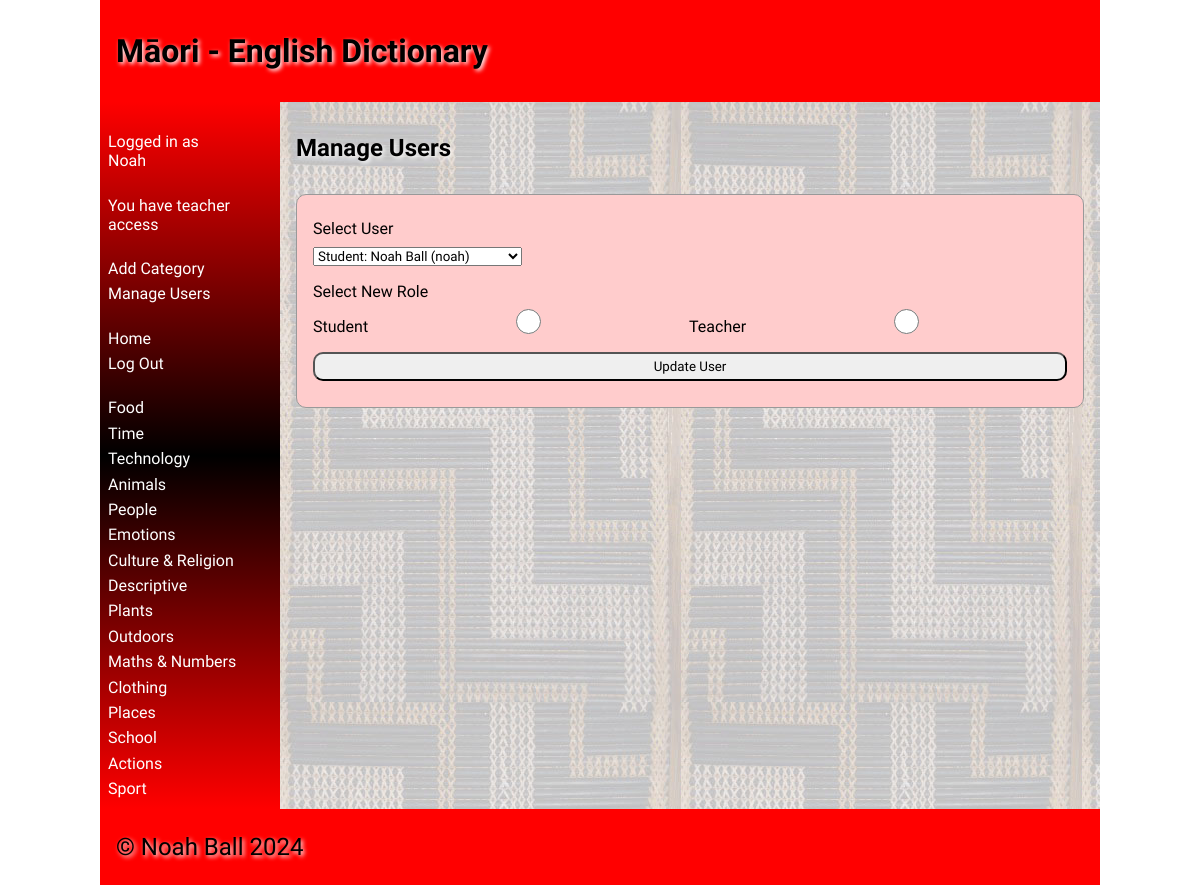
Page /manage-users (signed in) on the earlier database version.
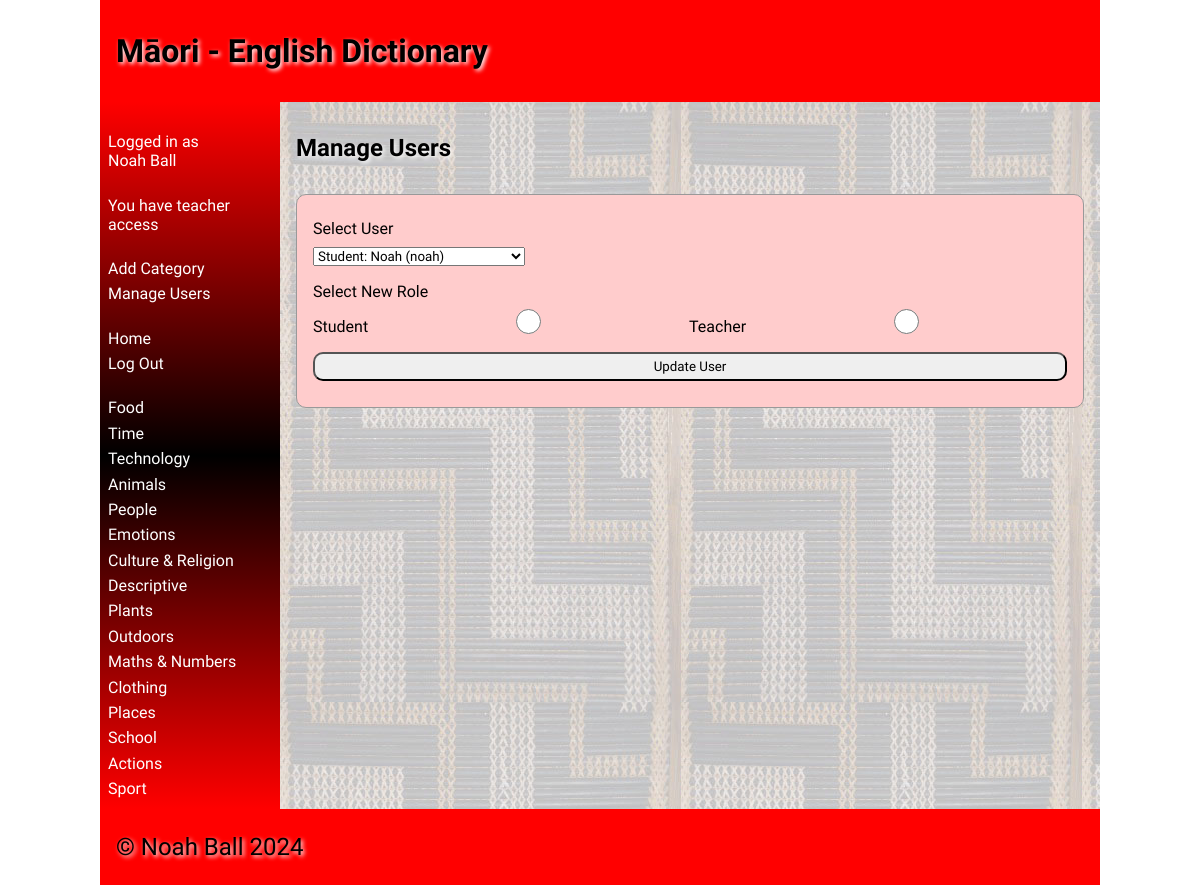
Same page on the later database version.
### tables this page shows
CREATE TABLE user
(
    id       integer
        constraint user_pk
            primary key autoincrement,
    name     varchar(30),
    username varchar(16),
    password varchar(64),
    type     integer
);

### routes/pages.py (the view, shortened to what this page needs)
def manage_users_page():
    if not helpers.user_authenticated():  # Check if the user is logged in
        return redirect('/login')  # If not, redirect to the login page
    if session['user_type'] != 2:  # Check if the user is a teacher
        return redirect('/?error=You+do+not+have+permission+to+manage+users.')  # If not, redirect to the home page with an error message
    users = db.run_query("SELECT id, name, username, type FROM user", (), True, False)
    for i in range(len(users)):
        if users[i][3] == 1:
            users[i] = users[i] + ("Student",)
        elif users[i][3] == 2:
            users[i] = users[i] + ("Teacher",)
        else:
            users[i] = users[i] + ("Unknown",)
    categories = helpers.get_categories()
    return render_template('manage_users.html', users=users, error=request.args.get("error"), categories=categories)

### lib/db.py (called while the page is built)
def create_connection(db_file):
    try:  # Try/except block to handle exceptions
        connection = sqlite3.connect(db_file)  # Create a connection to the database
        return connection  # Return the connection
    except sqlite3.Error as e:
        print(e)  # Print the error (if one is caught)
    return None

def run_query(query: str, params: tuple, multiple: bool, commit: bool):
    conn = create_connection(globals.DATABASE_FILE)  # Create a connection to the database
    cur = conn.cursor()  # Create a cursor object
    cur.execute(query, params)  # Execute the query
    if commit:  # If the query requires a commit
        conn.commit()  # Commit the query
    if multiple:  # If the query returns multiple rows
        result = cur.fetchall()  # Retrieve all rows
    else:  # If the query returns a single row
        result = cur.fetchone()  # Retrieve the row
    conn.close()  # Close the connection
    return result  # Return the result

### lib/helpers.py (called while the page is built)
def get_categories():
    categories = db.run_query("SELECT id, name FROM category", (), True, False)
    return categories

def user_authenticated():
    return 'user_id' in session

### templates/manage_users.html (shortened to what this page needs)
{% extends 'base.html' %}
{% block heading %}Māori - English Dictionary{% endblock %}
{% block main %}
    <h2>Manage Users</h2>
    <form action="/manage-users" method="post">
    <div class="dataForm">
        <p>Select User</p>
        <select name="user_id" id="user_id" required>
            {% for user in users %}
                <option value="{{ user[0]|string }}">{{ user[4] }}: {{ user[1] }} ({{ user[2] }})</option>
            {% endfor %}
        </select>
        <p style="margin-top: 0.5rem">Select New Role</p>
        <div style="display: flex; justify-content: center; margin-bottom: 0.5rem">
            <p>Student</p>
            <input type="radio" id="role" name="user_type" value="1" required>
            <p>Teacher</p>
            <input type="radio" id="role" name="user_type" value="2" required>
        </div>
        <input type="submit" value="Update User">
    </div>
    </form>
{% endblock %}

### templates/base.html (shortened to what this page needs)
<!doctype html>
<html lang="en">
<head>
    <link href="{{ url_for('static', filename='css/style.css') }}" rel="stylesheet">
</head>
<body>
<div id="container">
    <header>
        <h1>{% block heading %}{% endblock %}</h1>
    </header>
    <nav>
        <ul>
            {% if session["username"] %}
                <li><a>Logged in as<br>{{ session["name"] }}</a></li>
                <br>
                {% if session["user_type"] == 1 %}
                    <li><a>You have student access</a></li>
                {% elif session["user_type"] == 2 %}
                    <li><a>You have teacher access</a></li>
                    <br>
                    <li><a href="/add-category">Add Category</a></li>
                    <li><a href="/manage-users">Manage Users</a></li>
                {% endif %}
                <br>
                <li><a href="/">Home</a></li>
            {% endif %}
            {% if not session["user_id"] %}
                <li><a href="/login">Log In</a></li>
                <li><a href="/signup">Sign Up</a></li>
            {% else %}
                <li><a href="/logout">Log Out</a></li>
            {% endif %}
            <br>
            {% for category in categories %}
                <li><a href="/category/{{ category[0] }}">{{ category[1] }}</a></li>
            {% endfor %}
        </ul>
    </nav>
    <main>
        {% block main %}{% endblock %}
    </main>
    <footer>
        <p>
            &copy; Noah Ball 2024
        </p>
    </footer>
</div>
</body>
</html>

Differences in the rows shown:
now on this page (row edited): user: name "Noah Ball"
Other differences:
form field user_id: "Student: Noah Ball (noah)" → "Student: Noah (noah)"
{{ session["name"] }}: "Noah" → (not shown)
